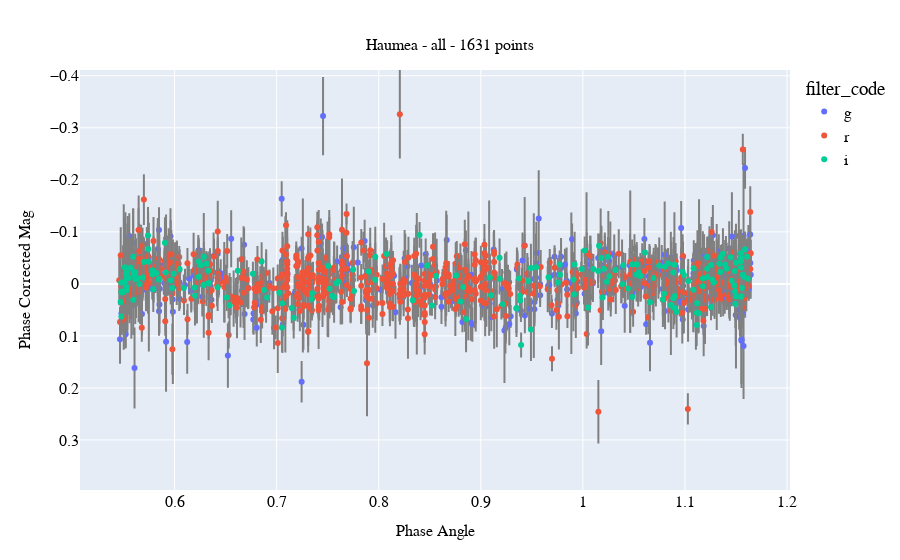

The code cell stored with this chart in its notebook:
### Code cell
plots.general(x_column='phase_angle',
              y_column='phase_corrected_mag',
              show_yerr=True,
              show_color=True,
              color_column='filter_code',
              table=merged_table_corr,
              save_path='Haumea/plots/Haumea_phase_corrected_all_last.jpg')

### Figure 1 — Plotly figure (JSON) as saved in the notebook; plotly's stock layout.template omitted (floating-point values rounded to 4 significant figures; data arrays with more than 128 entries replaced by an {"elided": "..."} marker saying what was removed)
{"data": [{"cliponaxis": true, "error_y": {"array": {"elided": "1631 float values"}, "color": "gray", "type": "data", "width": 1}, "hovertemplate": "filter_code=g<br>phase_angle=%{x}<br>phase_corrected_mag=%{y}<extra></extra>", "legendgroup": "g", "marker": {"color": "#636efa", "symbol": "circle"}, "mode": "markers", "name": "g", "orientation": "v", "showlegend": true, "type": "scatter", "x": {"elided": "588 float values"}, "xaxis": "x", "y": {"elided": "588 float values"}, "yaxis": "y"}, {"cliponaxis": true, "error_y": {"array": {"elided": "1631 float values"}, "color": "gray", "type": "data", "width": 1}, "hovertemplate": "filter_code=r<br>phase_angle=%{x}<br>phase_corrected_mag=%{y}<extra></extra>", "legendgroup": "r", "marker": {"color": "#EF553B", "symbol": "circle"}, "mode": "markers", "name": "r", "orientation": "v", "showlegend": true, "type": "scatter", "x": {"elided": "851 float values"}, "xaxis": "x", "y": {"elided": "851 float values"}, "yaxis": "y"}, {"cliponaxis": true, "error_y": {"array": {"elided": "1631 float values"}, "color": "gray", "type": "data", "width": 1}, "hovertemplate": "filter_code=i<br>phase_angle=%{x}<br>phase_corrected_mag=%{y}<extra></extra>", "legendgroup": "i", "marker": {"color": "#00cc96", "symbol": "circle"}, "mode": "markers", "name": "i", "orientation": "v", "showlegend": true, "type": "scatter", "x": {"elided": "192 float values"}, "xaxis": "x", "y": {"elided": "192 float values"}, "yaxis": "y"}], "layout": {"font": {"color": "black", "family": "serif", "size": 16}, "legend": {"title": {"text": "filter_code"}, "tracegroupgap": 0}, "margin": {"b": 70, "l": 80, "r": 30, "t": 70}, "title": {"font": {"color": "black", "family": "serif", "size": 16}, "text": "Haumea - all - 1631 points", "x": 0.5, "y": 0.93}, "xaxis": {"anchor": "y", "domain": [0, 1], "tickfont": {"color": "black", "family": "serif", "size": 16}, "title": {"font": {"color": "black", "family": "serif", "size": 16}, "text": "Phase Angle"}}, "yaxis": {"anchor": "x", "autorange": false, "domain": [0, 1], "range": [0.3962, -0.4111], "tickfont": {"color": "black", "family": "serif", "size": 16}, "title": {"font": {"color": "black", "family": "serif", "size": 16}, "text": "Phase Corrected Mag"}}}}
